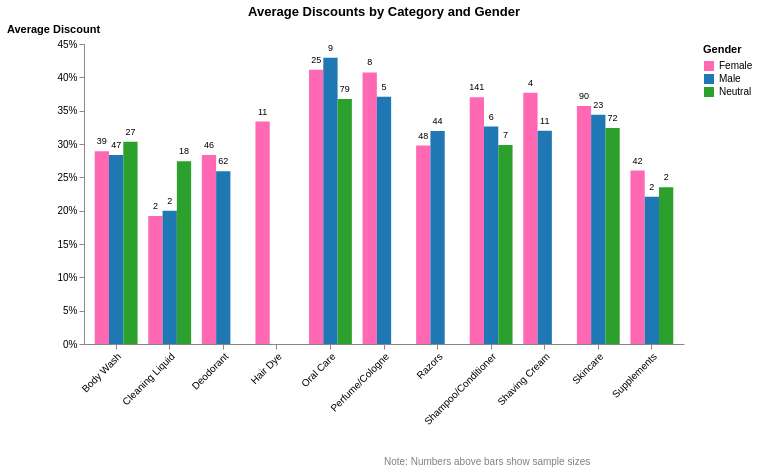

Notebook code cell kept with this figure:
### Code cell
# Define custom colors for gender
gender_colors = {"Female": '#ff69b4', "Male": "#1f77b4", "Neutral": "#2ca02c"}

# Create the grouped bar chart with count labels
bars = alt.Chart(discount_cat).mark_bar().encode(
    x=alt.X("category:N", axis=alt.Axis(title=None, labelAngle=-45)),
    y=alt.Y("mean_discount:Q", title="Average Discount", axis=alt.Axis(format=".0%", titleAngle=0, titleY=-10)),
    color=alt.Color("gender:N", 
                  scale=alt.Scale(domain=list(gender_colors.keys()), 
                                range=list(gender_colors.values())),
    legend=alt.Legend(title="Gender")),
    xOffset="gender:N"
).properties(
    width=600,
    title={
        "text": "Average Discounts by Category and Gender",
    }
)

# Add count labels above bars
count_labels = alt.Chart(discount_cat).mark_text(
    align='center',
    baseline='bottom',
    dy=-5,  # Adjust this to position the label above the bar
    fontSize=9
).encode(
    x=alt.X("category:N"),
    y="mean_discount:Q",
    xOffset="gender:N",
    text=alt.Text("count:Q", format=".0f"),
    color=alt.value("black")
)

# Add explanatory annotation
annotation = alt.Chart(pd.DataFrame({'text': ['Note: Numbers above bars show sample sizes']})).mark_text(
    align='left',
    baseline='top',
    fontSize=10,
    color='gray'
).encode(
    text='text:N'
).properties(
    width=600
)

# Combine all elements
chart = alt.vconcat(
    bars + count_labels,
    annotation
).configure_view(
    stroke='transparent'
).configure_axis(
    grid=False
).configure_title(
    anchor='middle',
    subtitleFontSize=11,
    subtitlePadding=5
)

chart

### Figure 1 — Vega-Lite specification as saved in the notebook (floating-point values rounded to 4 significant figures)
{"config": {"view": {"continuousWidth": 300, "continuousHeight": 300, "stroke": "transparent"}, "axis": {"grid": false}, "title": {"anchor": "middle", "subtitleFontSize": 11, "subtitlePadding": 5}}, "vconcat": [{"layer": [{"mark": {"type": "bar"}, "encoding": {"color": {"field": "gender", "legend": {"title": "Gender"}, "scale": {"domain": ["Female", "Male", "Neutral"], "range": ["#ff69b4", "#1f77b4", "#2ca02c"]}, "type": "nominal"}, "x": {"axis": {"labelAngle": -45, "title": null}, "field": "category", "type": "nominal"}, "xOffset": {"field": "gender", "type": "nominal"}, "y": {"axis": {"format": ".0%", "titleAngle": 0, "titleY": -10}, "field": "mean_discount", "title": "Average Discount", "type": "quantitative"}}, "title": {"text": "Average Discounts by Category and Gender"}}, {"mark": {"type": "text", "align": "center", "baseline": "bottom", "dy": -5, "fontSize": 9}, "encoding": {"color": {"value": "black"}, "text": {"field": "count", "format": ".0f", "type": "quantitative"}, "x": {"field": "category", "type": "nominal"}, "xOffset": {"field": "gender", "type": "nominal"}, "y": {"field": "mean_discount", "type": "quantitative"}}}], "data": {"name": "data-169db0901a64da6ecfcccee2831bbea4"}, "width": 600}, {"data": {"name": "data-e605a15761fd6b2cfafb6d1231646879"}, "mark": {"type": "text", "align": "left", "baseline": "top", "color": "gray", "fontSize": 10}, "encoding": {"text": {"field": "text", "type": "nominal"}}, "width": 600}], "$schema": "https://vega.github.io/schema/vega-lite/v5.8.0.json", "datasets": {"data-169db0901a64da6ecfcccee2831bbea4": [{"gender": "Female", "category": "Body Wash", "mean_discount": 0.2893, "count": 39}, {"gender": "Female", "category": "Cleaning Liquid", "mean_discount": 0.1921, "count": 2}, {"gender": "Female", "category": "Deodorant", "mean_discount": 0.2834, "count": 46}, {"gender": "Female", "category": "Hair Dye", "mean_discount": 0.3337, "count": 11}, {"gender": "Female", "category": "Oral Care", "mean_discount": 0.4113, "count": 25}, {"gender": "Female", "category": "Perfume/Cologne", "mean_discount": 0.4074, "count": 8}, {"gender": "Female", "category": "Razors", "mean_discount": 0.2976, "count": 48}, {"gender": "Female", "category": "Shampoo/Conditioner", "mean_discount": 0.3703, "count": 141}, {"gender": "Female", "category": "Shaving Cream", "mean_discount": 0.3769, "count": 4}, {"gender": "Female", "category": "Skincare", "mean_discount": 0.3571, "count": 90}, {"gender": "Female", "category": "Supplements", "mean_discount": 0.2602, "count": 42}, {"gender": "Male", "category": "Body Wash", "mean_discount": 0.2833, "count": 47}, {"gender": "Male", "category": "Cleaning Liquid", "mean_discount": 0.2, "count": 2}, {"gender": "Male", "category": "Deodorant", "mean_discount": 0.2591, "count": 62}, {"gender": "Male", "category": "Oral Care", "mean_discount": 0.4292, "count": 9}, {"gender": "Male", "category": "Perfume/Cologne", "mean_discount": 0.3708, "count": 5}, {"gender": "Male", "category": "Razors", "mean_discount": 0.3194, "count": 44}, {"gender": "Male", "category": "Shampoo/Conditioner", "mean_discount": 0.3262, "count": 6}, {"gender": "Male", "category": "Shaving Cream", "mean_discount": 0.3198, "count": 11}, {"gender": "Male", "category": "Skincare", "mean_discount": 0.3439, "count": 23}, {"gender": "Male", "category": "Supplements", "mean_discount": 0.2207, "count": 2}, {"gender": "Neutral", "category": "Body Wash", "mean_discount": 0.3034, "count": 27}, {"gender": "Neutral", "category": "Cleaning Liquid", "mean_discount": 0.274, "count": 18}, {"gender": "Neutral", "category": "Oral Care", "mean_discount": 0.3676, "count": 79}, {"gender": "Neutral", "category": "Shampoo/Conditioner", "mean_discount": 0.2986, "count": 7}, {"gender": "Neutral", "category": "Skincare", "mean_discount": 0.3238, "count": 72}, {"gender": "Neutral", "category": "Supplements", "mean_discount": 0.2352, "count": 2}], "data-e605a15761fd6b2cfafb6d1231646879": [{"text": "Note: Numbers above bars show sample sizes"}]}}
